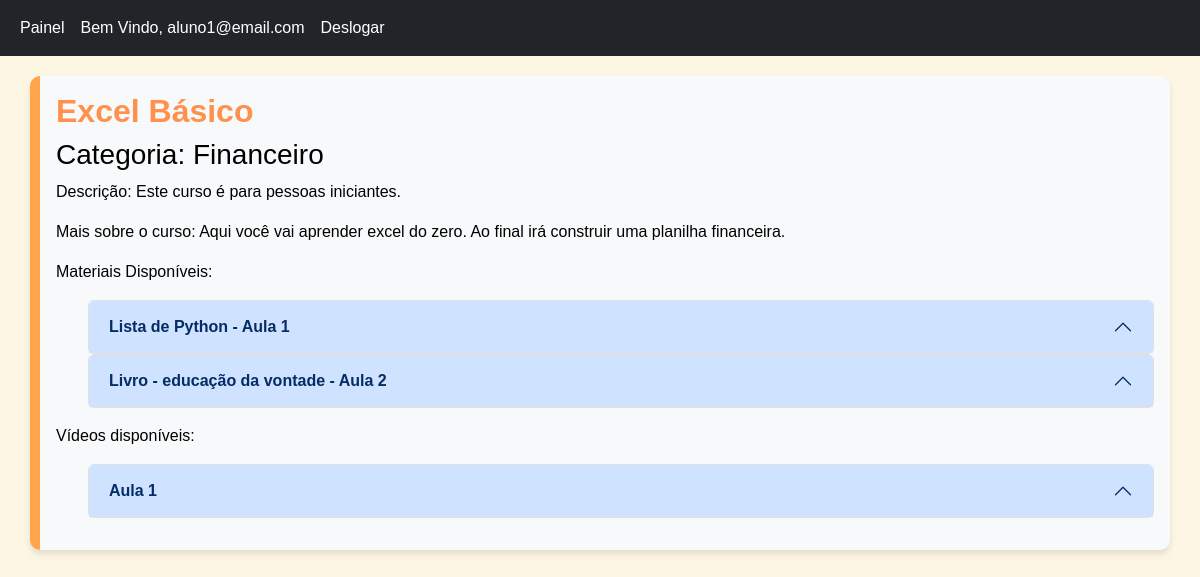
Page /acessar/2/ (signed in) on the earlier database version.
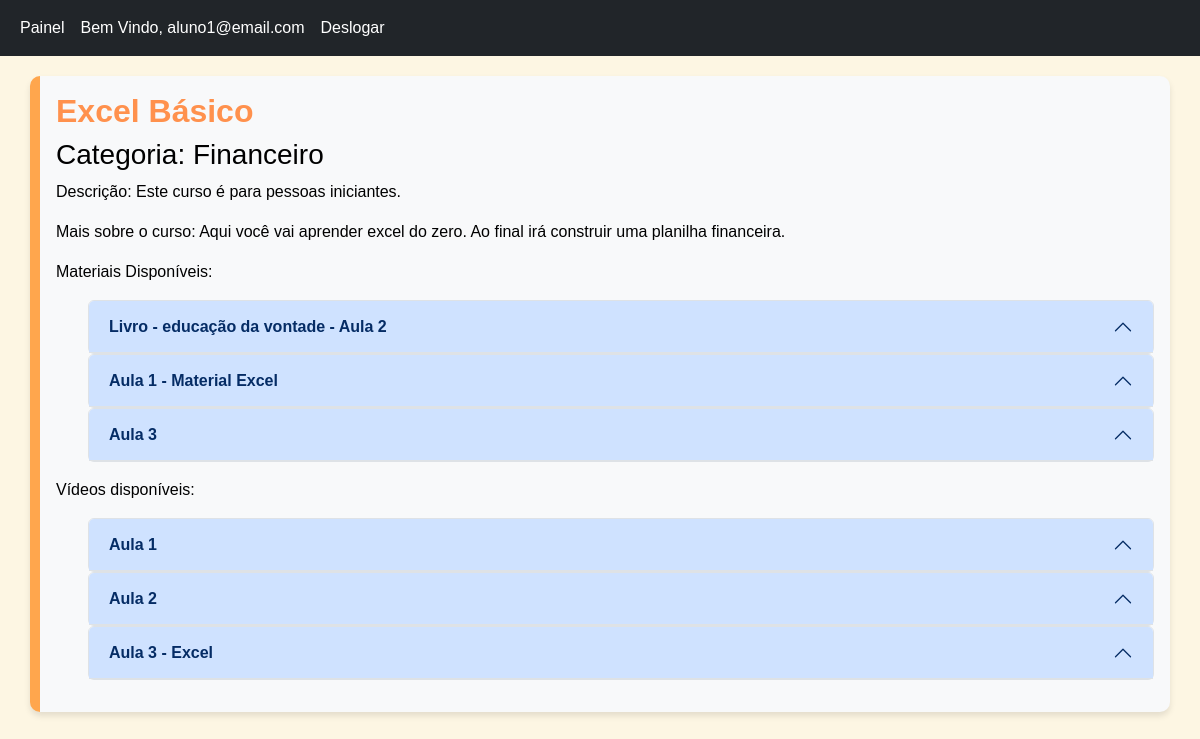
Same page on the later database version.
### cursos/models.py (models this page shows, shortened)
class Material(models.Model):
    pdf = models.FileField("Material")
    title = models.CharField("Título do arquivo", max_length=200, blank=True, null=True)
    def get_absolute_url(self):
        return reverse("visualizar_pdf", kwargs={"material_id": self.pk})

class Video(models.Model):
    url = models.URLField("URL do vídeo")
    title = models.CharField("Título do vídeo", max_length=200, blank=True, null=True)

### cursos/views.py (the view)
# urls.py: path('acessar/<int:curso_id>/', views.acessar, name="acessar"),
@login_required
def acessar(request, curso_id):
    try:
        curso = Curso.objects.get(id=curso_id, aluno=request.user)  # Garante que o curso pertence ao aluno
    except Curso.DoesNotExist:
        return HttpResponse("Curso não encontrado ou você não tem acesso a este curso", status=404)
    curso.videos.all()  # Carrega os vídeos
    curso.arquivos.all()  # Carrega os arquivos
    context = {'curso': curso}
    return render(request, 'acessar.html', context)

### cursos/templates/acessar.html (shortened to what this page needs)
{% load static %}
<html lang="pt-BR">
  <head>
    <link href="https://cdn.jsdelivr.net/npm/bootstrap@5.3.3/dist/css/bootstrap.min.css" rel="stylesheet">
    <link rel="stylesheet" href= {% static 'style/style_acesso.css' %}>
  </head>
  <body>
    <nav class="navbar navbar-expand-lg bg-dark" data-bs-theme="dark" >
        <div class="container-fluid ">
            <div>
                <ul class="navbar-nav me-auto mb-2 mb-lg-0">
                    <li class="nav-item">
                        <a class="nav-link active" aria-current="page" href="{% url 'main'%}">Painel</a>
                    </li>
                    <li class="nav-item active">
                        <a class="nav-link" href="#">Bem Vindo, {{ user.get_username }} </a>
                    </li>
                    <li class="nav-item">
                            <a href="{% url 'logout' %}" onclick="event.preventDefault(); document.getElementById('logout-form').submit();" class="nav-link" role="button">Deslogar</a>
                </ul>
            </div>
        </div>
    </nav>
    <div class= "container text-bg-light p-3">
    <h2>{{ curso.name }}</h2>
    <h3>Categoria: {{ curso.slug }}</h3>
    <p>Descrição: {{ curso.short_description }}</p>
    <p>Mais sobre o curso: {{ curso.long_description }}</p>
{% if curso.arquivos.all|length > 0 %}
        <p>Materiais Disponíveis:</p>
        <ul>
        {% for arquivo in curso.arquivos.all %}
            <div class="accordion" id="accordionPanelsStayOpenExample">
                <div class="accordion-item">
                  <h2 class="accordion-header">
                    <button class="accordion-button" type="button" data-bs-toggle="collapse" data-bs-target="#panelsStayOpen-collapse{{ forloop.counter }}" aria-expanded="true" aria-controls="panelsStayOpen-collapse{{ forloop.counter }}">
                        {{ arquivo.title }}
                    </button>
                  </h2>
                </div>
            </div>
        {% endfor %}
        </ul>
{% else %}
        <p>Materiais não disponíveis</p>
{% endif %}
    {% if curso.videos.exists %}
    <p>Vídeos disponíveis:</p>
    <ul>
    {% for video in curso.videos.all %}
    <div class="accordion" id="accordionPanelsStayOpenExample">
        <div class="accordion-item">
          <h2 class="accordion-header">
            <button class="accordion-button" type="button" data-bs-toggle="collapse" data-bs-target="#panelsStayOpen-collapse{{ forloop.counter }}" aria-expanded="true" aria-controls="panelsStayOpen-collapse{{ forloop.counter }}">
                {{video.title}}
            </button>
        </h2>
        </div>
    </div>
    {% endfor %}
</ul>
    {% else %}
        <p>Vídeo aula não disponível</p>
    {% endif %}
    </div>
</html>

Differences in the rows shown:
removed Material: title "Lista de Python - Aula 1"
added Material: title "Aula 1 - Material Excel"
added Material: title "Aula 3"
now on this page (row unchanged): Video: title "Aula 2"
added Video: title "Aula 3 - Excel"
